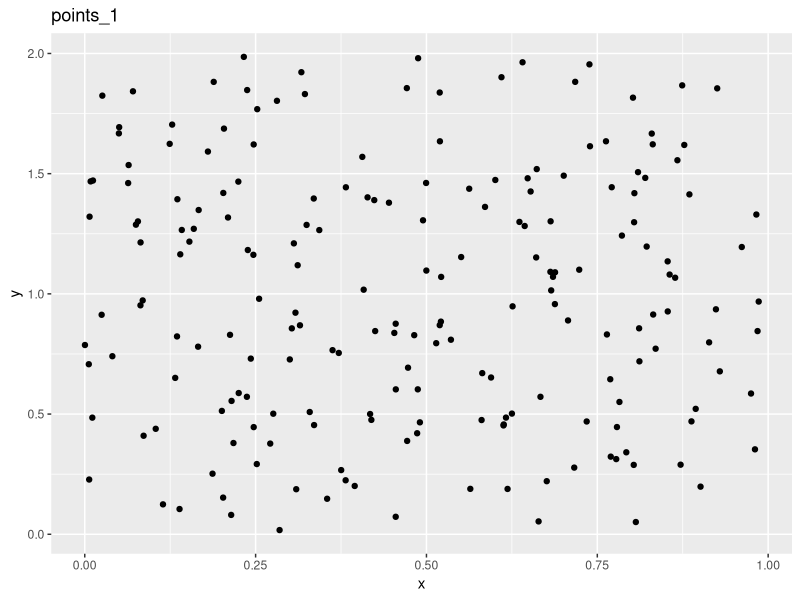
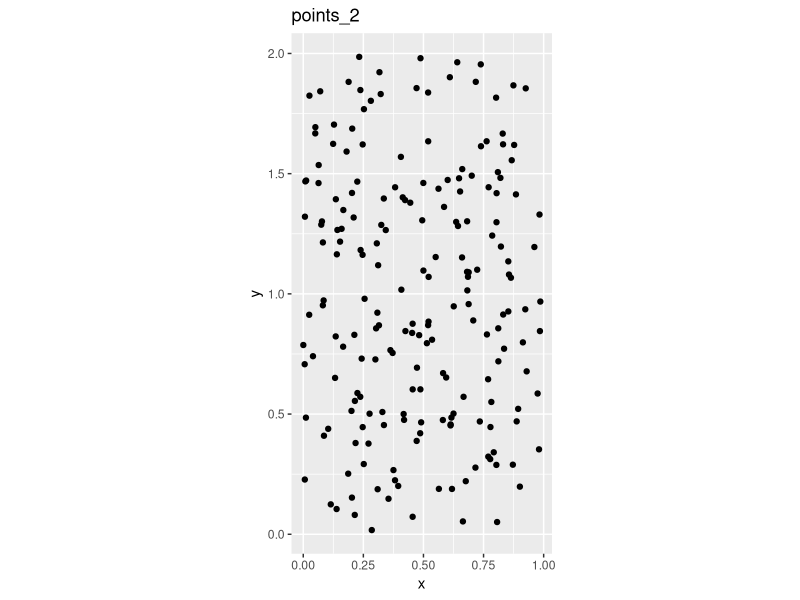
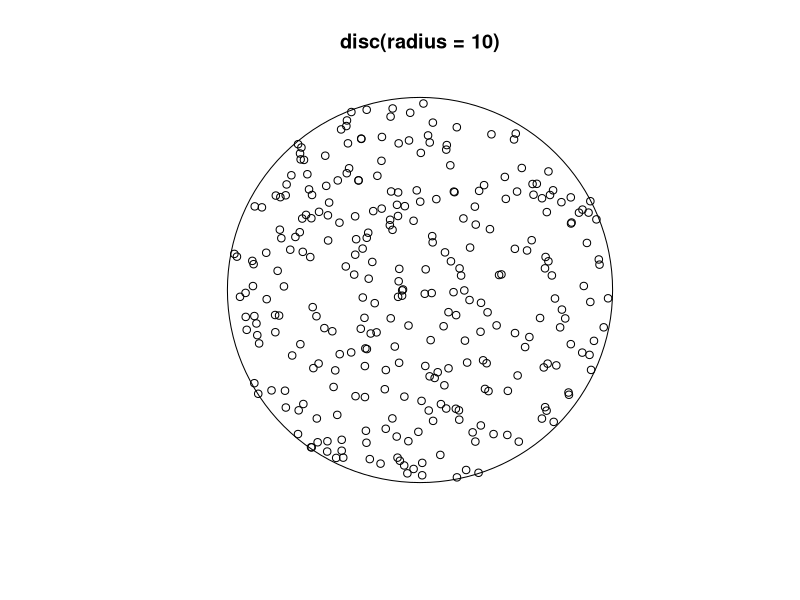
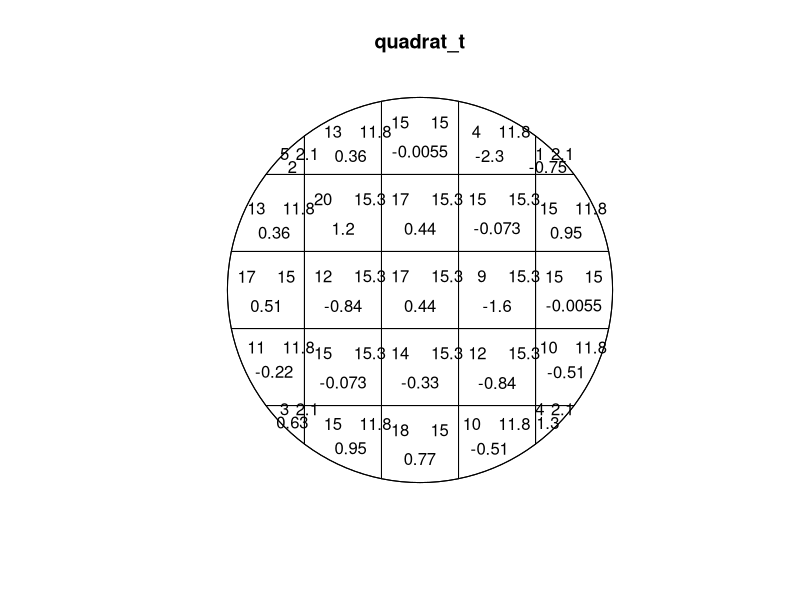

Write R code to recreate these figures, in order.
library("ggplot2")
library("spatstat")

#zad 1
#points<-runifpoint(n=200, win=owin(c(0,1), c(0,2)))
x<-runif(n=200, min=0, max=1)
y<-runif(n=200, min=0, max=2)
points_1<-data.frame(x,y)

#zad 2
ggplot(data=points_1,aes(x,y))+geom_point()+ggtitle('points_1')

#zad 3
ggplot(data=points_1,aes(x,y))+geom_point()+coord_fixed()+ggtitle('points_2')

#zad 4
r_squared<-runif(n=300, min=0, max=100)
angle<-runif(300, min=0, max=2*pi)
x_2<-sqrt(r_squared)*cos(angle)
y_2<-sqrt(r_squared)*sin(angle)
points_2<-data.frame(x_2,y_2)
colnames(points_2)<-c("x","y")

#zad 5
plot(disc(radius=10))
points(points_2$x,points_2$y)

#zad 6
planar_point_pattern<-ppp(points_2$x,points_2$y,window = disc(radius=10))
quadrat_t<-quadrat.test(planar_point_pattern)
quadrat_t #wartosc p > 0.05 zatem nie mozna odrzucic hipotezy zerowej
plot(quadrat_t)

#zad 7
rpoispp(lambda=500/area(disc(radius=10)),win=disc(radius=10))
#501 punktow
